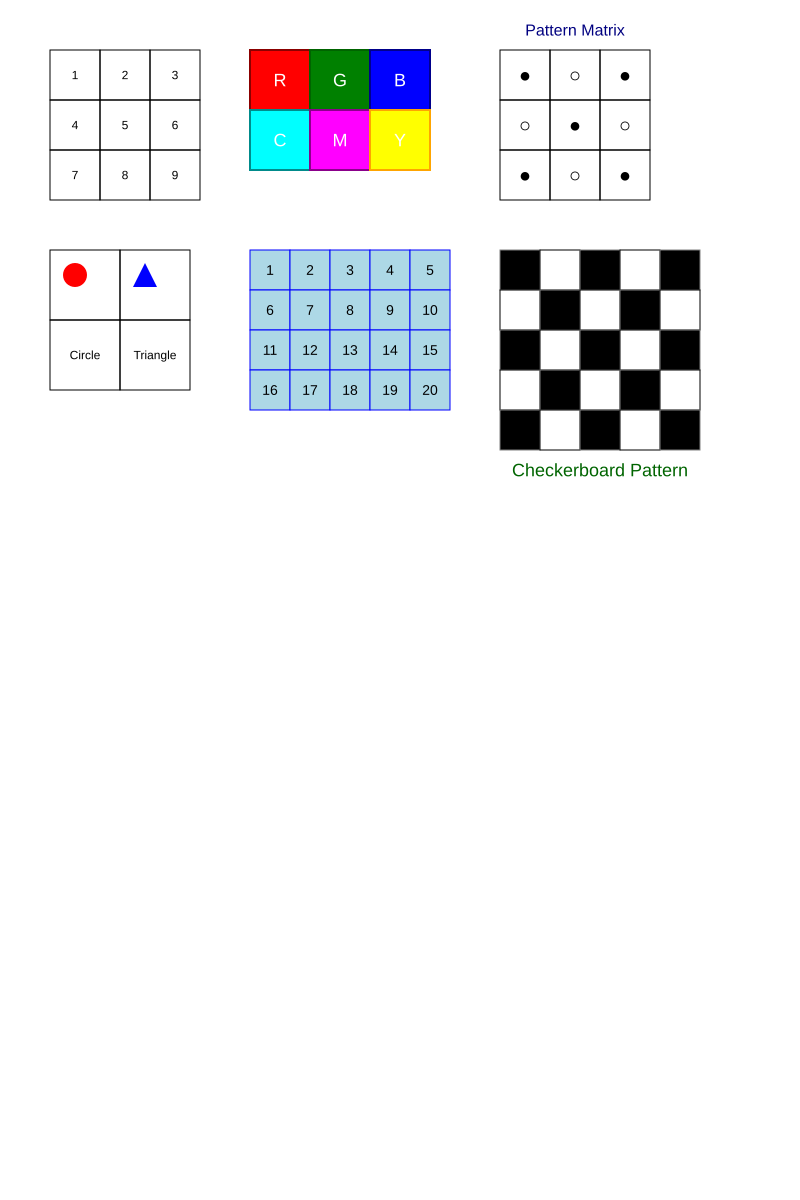

Write the Python code that produced this figure.
#!/usr/bin/env python3
"""
Matrix Component Quick Start Guide

This is a quick start guide for the Matrix component, demonstrating the most common features:
1. Basic matrix creation
2. Element mapping
3. Appearance customization
4. Adding captions
5. Font settings
6. Method chaining
7. Comprehensive examples
"""

from pathlib import Path
from pysvg.components import Matrix, MatrixConfig
from pysvg.components.content import TextContent, TextConfig
from pysvg.schema import AppearanceConfig, Color, SVGCode
from pysvg.components.canvas import Canvas


def basic_matrix_examples():
    """Basic matrix examples"""
    print("=== Basic Matrix Examples ===")

    # 1. Simple numeric matrix
    simple_data = [[1, 2, 3], [4, 5, 6], [7, 8, 9]]

    simple_matrix = Matrix(data=simple_data, config=MatrixConfig(x=10, y=10, cell_size=50))
    print(f"Simple matrix: {simple_matrix.to_svg_element()}")

    # 2. String matrix
    string_data = [["A", "B", "C"], ["D", "E", "F"]]

    string_matrix = Matrix(data=string_data, config=MatrixConfig(x=200, y=10, cell_size=60))
    print(f"String matrix: {string_matrix.to_svg_element()}")
    print()


def element_mapping_examples():
    """Element mapping examples"""
    print("=== Element Mapping Examples ===")

    # Original data
    data = [[1, 0, 1], [0, 1, 0], [1, 0, 1]]

    # Element mapping: 0 -> "Empty", 1 -> "Full"
    element_map = {0: "Empty", 1: "Full"}

    mapped_matrix = Matrix(
        data=data, element_map=element_map, config=MatrixConfig(x=10, y=150, cell_size=60)
    )
    print(f"Mapped matrix: {mapped_matrix.to_svg_element()}")
    print()


def appearance_examples():
    """Appearance customization examples"""
    print("=== Appearance Examples ===")

    data = [[1, 2, 3], [4, 5, 6]]

    # 1. Using appearance matrix
    appearance_matrix = [
        [
            AppearanceConfig(fill=Color("lightblue"), stroke=Color("blue")),
            AppearanceConfig(fill=Color("lightgreen"), stroke=Color("green")),
            AppearanceConfig(fill=Color("lightcoral"), stroke=Color("red")),
        ],
        [
            AppearanceConfig(fill=Color("lightyellow"), stroke=Color("orange")),
            AppearanceConfig(fill=Color("lightpink"), stroke=Color("purple")),
            AppearanceConfig(fill=Color("lightgray"), stroke=Color("black")),
        ],
    ]

    appearance_matrix_example = Matrix(
        data=data,
        appearance_matrix=appearance_matrix,
        config=MatrixConfig(x=10, y=280, cell_size=70),
    )
    print(f"Appearance matrix: {appearance_matrix_example.to_svg_element()}")

    # 2. Using element appearance mapping
    element_appearance_map = {
        1: AppearanceConfig(fill=Color("red"), stroke=Color("darkred"), stroke_width=2),
        2: AppearanceConfig(fill=Color("green"), stroke=Color("darkgreen"), stroke_width=2),
        3: AppearanceConfig(fill=Color("blue"), stroke=Color("darkblue"), stroke_width=2),
        4: AppearanceConfig(fill=Color("yellow"), stroke=Color("orange"), stroke_width=2),
        5: AppearanceConfig(fill=Color("purple"), stroke=Color("darkmagenta"), stroke_width=2),
        6: AppearanceConfig(fill=Color("cyan"), stroke=Color("darkcyan"), stroke_width=2),
    }

    element_appearance_example = Matrix(
        data=data,
        element_appearance_map=element_appearance_map,
        config=MatrixConfig(x=250, y=280, cell_size=70),
    )
    print(f"Element appearance mapping: {element_appearance_example.to_svg_element()}")
    print()


def caption_examples():
    """Caption examples"""
    print("=== Caption Examples ===")

    data = [[1, 2], [3, 4]]

    # Create captions for different positions
    caption = TextContent(
        config=TextConfig(text="Example Matrix", font_size=16, color=Color("black"))
    )

    # Top caption
    top_caption_matrix = Matrix(
        data=data,
        caption=caption,
        caption_location="top",
        config=MatrixConfig(x=10, y=450, cell_size=60),
    )
    print(f"Top caption: {top_caption_matrix.to_svg_element()}")

    # Bottom caption
    down_caption_matrix = Matrix(
        data=data,
        caption=caption,
        caption_location="down",
        config=MatrixConfig(x=150, y=450, cell_size=60),
    )
    print(f"Bottom caption: {down_caption_matrix.to_svg_element()}")

    # Left caption
    left_caption_matrix = Matrix(
        data=data,
        caption=caption,
        caption_location="left",
        config=MatrixConfig(x=320, y=450, cell_size=60),
    )
    print(f"Left caption: {left_caption_matrix.to_svg_element()}")

    # Right caption
    right_caption_matrix = Matrix(
        data=data,
        caption=caption,
        caption_location="right",
        config=MatrixConfig(x=450, y=450, cell_size=60),
    )
    print(f"Right caption: {right_caption_matrix.to_svg_element()}")
    print()


def font_styling_examples():
    """Font styling examples"""
    print("=== Font Styling Examples ===")

    data = [["Hello", "World"], ["Font", "Style"]]

    # Create matrix with custom font
    font_matrix = Matrix(data=data, config=MatrixConfig(x=10, y=600, cell_size=80))

    # Set font styles
    font_matrix.set_font_family("Arial").set_font_size(16).set_font_color(Color("darkblue"))

    print(f"Font styling: {font_matrix.to_svg_element()}")
    print()


def method_chaining_examples():
    """Method chaining examples"""
    print("=== Method Chaining Examples ===")

    data = [["A", "B"], ["C", "D"]]

    # Chain method calls to set various properties
    chained_matrix = (
        Matrix(data=data, config=MatrixConfig(x=200, y=600))
        .set_cell_size(90)
        .set_pad(10)
        .set_font_size(20)
        .set_font_color(Color("white"))
        .set_global_appearance(
            AppearanceConfig(fill=Color("navy"), stroke=Color("gold"), stroke_width=3)
        )
    )

    print(f"Method chaining: {chained_matrix.to_svg_element()}")
    print()


def svg_content_examples():
    """SVG content examples"""
    print("=== SVG Content Examples ===")

    # Create matrix with SVG content
    svg_circle = SVGCode(
        '<circle cx="25" cy="25" r="15" fill="red" stroke="darkred" stroke-width="2"/>'
    )
    svg_rect = SVGCode(
        '<rect x="10" y="10" width="30" height="30" fill="blue" stroke="darkblue" stroke-width="2"/>'
    )

    svg_data = [[svg_circle, "Text"], ["Mixed", svg_rect]]

    svg_matrix = Matrix(data=svg_data, config=MatrixConfig(x=350, y=600, cell_size=80))

    print(f"SVG content: {svg_matrix.to_svg_element()}")
    print()


def comprehensive_example():
    """Comprehensive example"""
    print("=== Comprehensive Example ===")

    # Create a complex matrix example
    data = [[1, 0, 1, 0], [0, 1, 0, 1], [1, 0, 1, 0], [0, 1, 0, 1]]

    # Element mapping
    element_map = {0: "○", 1: "●"}

    # Element appearance mapping
    element_appearance_map = {
        0: AppearanceConfig(fill=Color("white"), stroke=Color("black"), stroke_width=2),
        1: AppearanceConfig(fill=Color("black"), stroke=Color("gray"), stroke_width=2),
    }

    # Caption text
    caption = TextContent(
        config=TextConfig(text="Checkerboard Pattern", font_size=18, color=Color("darkblue"))
    )

    # Create comprehensive matrix
    comprehensive_matrix = (
        Matrix(
            data=data,
            element_map=element_map,
            element_appearance_map=element_appearance_map,
            caption=caption,
            caption_location="top",
            config=MatrixConfig(x=50, y=750, cell_size=60),
        )
        .set_font_size(24)
        .set_font_color(Color("white"))
    )

    print(f"Comprehensive example: {comprehensive_matrix.to_svg_element()}")
    print()

    return comprehensive_matrix


def generate_demo_svg():
    """Generate demo SVG file"""
    print("=== Generating Demo SVG ===")

    # Create canvas
    canvas = Canvas(width=800, height=1200)

    # 1. Basic numeric matrix
    simple_data = [[1, 2, 3], [4, 5, 6], [7, 8, 9]]
    simple_matrix = Matrix(data=simple_data, config=MatrixConfig(x=50, y=50, cell_size=50))
    canvas.add(simple_matrix)

    # 2. Colored matrix
    colored_data = [["R", "G", "B"], ["C", "M", "Y"]]
    element_appearance_map = {
        "R": AppearanceConfig(fill=Color("red"), stroke=Color("darkred"), stroke_width=2),
        "G": AppearanceConfig(fill=Color("green"), stroke=Color("darkgreen"), stroke_width=2),
        "B": AppearanceConfig(fill=Color("blue"), stroke=Color("darkblue"), stroke_width=2),
        "C": AppearanceConfig(fill=Color("cyan"), stroke=Color("darkcyan"), stroke_width=2),
        "M": AppearanceConfig(fill=Color("magenta"), stroke=Color("darkmagenta"), stroke_width=2),
        "Y": AppearanceConfig(fill=Color("yellow"), stroke=Color("orange"), stroke_width=2),
    }
    colored_matrix = (
        Matrix(
            data=colored_data,
            element_appearance_map=element_appearance_map,
            config=MatrixConfig(x=250, y=50, cell_size=60),
        )
        .set_font_size(18)
        .set_font_color(Color("white"))
    )
    canvas.add(colored_matrix)

    # 3. Matrix with caption
    caption_data = [[1, 0, 1], [0, 1, 0], [1, 0, 1]]
    element_map = {0: "○", 1: "●"}
    caption = TextContent(
        config=TextConfig(text="Pattern Matrix", font_size=16, color=Color("navy"))
    )
    caption_matrix = Matrix(
        data=caption_data,
        element_map=element_map,
        caption=caption,
        caption_location="top",
        config=MatrixConfig(x=500, y=50, cell_size=50),
    ).set_font_size(20)
    canvas.add(caption_matrix)

    # 4. SVG content matrix
    svg_circle = SVGCode('<circle cx="20" cy="20" r="12" fill="red"/>')
    svg_triangle = SVGCode('<polygon points="20,8 8,32 32,32" fill="blue"/>')
    svg_data = [[svg_circle, svg_triangle], ["Circle", "Triangle"]]
    svg_matrix = Matrix(
        data=svg_data, config=MatrixConfig(x=50, y=250, cell_size=70)
    ).set_font_size(12)
    canvas.add(svg_matrix)

    # 5. Large matrix example
    large_data = [[i + j * 5 + 1 for i in range(5)] for j in range(4)]
    large_matrix = (
        Matrix(data=large_data, config=MatrixConfig(x=250, y=250, cell_size=40))
        .set_font_size(14)
        .set_global_appearance(
            AppearanceConfig(fill=Color("lightblue"), stroke=Color("blue"), stroke_width=1)
        )
    )
    canvas.add(large_matrix)

    # 6. Checkerboard pattern (comprehensive example)
    checkerboard_data = [
        [1, 0, 1, 0, 1],
        [0, 1, 0, 1, 0],
        [1, 0, 1, 0, 1],
        [0, 1, 0, 1, 0],
        [1, 0, 1, 0, 1],
    ]
    checkerboard_map = {0: " ", 1: " "}
    checkerboard_appearance = {
        0: AppearanceConfig(fill=Color("white"), stroke=Color("black"), stroke_width=1),
        1: AppearanceConfig(fill=Color("black"), stroke=Color("gray"), stroke_width=1),
    }
    checkerboard_caption = TextContent(
        config=TextConfig(text="Checkerboard Pattern", font_size=18, color=Color("darkgreen"))
    )
    checkerboard_matrix = Matrix(
        data=checkerboard_data,
        element_map=checkerboard_map,
        element_appearance_map=checkerboard_appearance,
        caption=checkerboard_caption,
        caption_location="down",
        config=MatrixConfig(x=500, y=250, cell_size=40),
    )
    canvas.add(checkerboard_matrix)

    # Generate and save SVG file
    canvas.save("quickstart.svg")

    print("SVG file has been generated: quickstart.svg")


def main():
    """Main function"""
    print("Matrix Component Quick Start Guide")
    print("=" * 50)

    # Run all examples
    basic_matrix_examples()
    element_mapping_examples()
    appearance_examples()
    caption_examples()
    font_styling_examples()
    method_chaining_examples()
    svg_content_examples()
    comprehensive_example()

    # Generate demo SVG
    generate_demo_svg()

    print("\nAll examples completed!")
    print("Check the generated quickstart.svg file to see the visual effects.")


if __name__ == "__main__":
    main()
